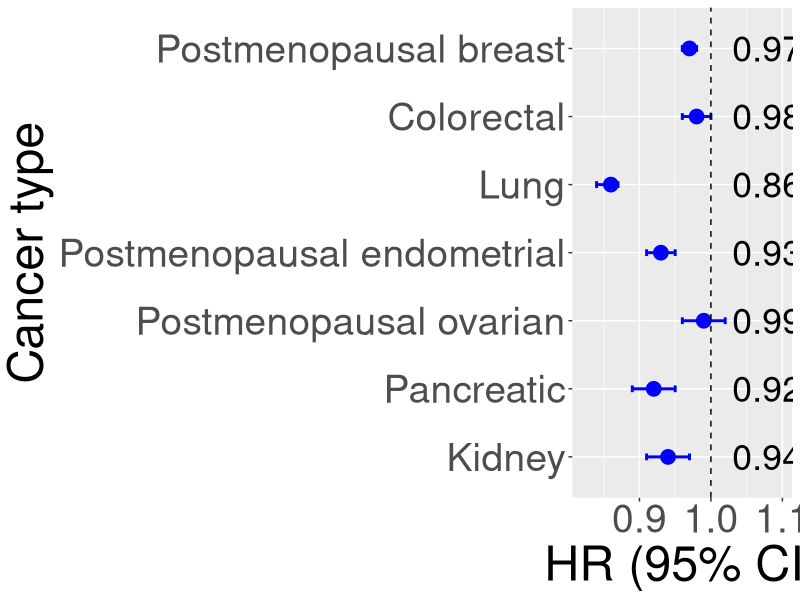

Generate this figure with R:
## ---- chunk 1
library(ggplot2)
## ---- chunk 2
label <- c("Postmenopausal breast", 
           "Colorectal",
           "Lung",
           "Postmenopausal endometrial",
           "Postmenopausal ovarian",
           "Pancreatic",
           "Kidney")
estimate <- c(0.97,0.98,0.86,0.93,0.99,0.92,0.94)
lower_ci <- c(0.96,0.96,0.84,0.91,0.96,0.89,0.91)
upper_ci <- c(0.98,1.00,0.87,0.95,1.02,0.95,0.97)

df <- data.frame(label, estimate, lower_ci, upper_ci)

# reverses the factor level ordering for labels after coord_flip()
df$label <- factor(df$label, levels=rev(df$label))

fp <- ggplot(data=df, aes(x=label, y=estimate, ymin=lower_ci, ymax=upper_ci)) +
        geom_pointrange(color="blue", size=1) + 
        geom_errorbar(aes(ymin=lower_ci, ymax=upper_ci),width=0.1, size=1, color="blue")+
        theme(text = element_text(size=35))+
        geom_hline(yintercept=1, lty=2) +  # add a dotted line at x=1 after flip
        coord_flip() +# flip coordinates (puts labels on y axis)
        xlab("Cancer type") + ylab("HR (95% CI)")
        theme_bw()   # use a white background
    
labpos <- c(1.03)
labels <- c()
for (i in 1:7) {
  labels[i] = paste(sprintf("%.2f", estimate[i]), "(", sprintf("%.2f", lower_ci[i]), "-", sprintf("%.2f", upper_ci[i]), ")")
}
 # c("0.97(0.96-0.98)", "0.98(0.97-1.00", "0.86(0.85-")
        
fp_labels <- fp + geom_text(size=9, aes(y=labpos, label=labels, hjust=0)) 
fp_with_labels <- fp_labels+ylim(c(0.82,1.10))

# save to png
png("C:/Users/sch044/OneDrive - UiT Office 365/R/Paper1_new/output/figure_1.png", width=1600, height=1200)
fp_with_labels
dev.off()

#save to pdf
#pdf("C:/Users/sch044/OneDrive - UiT Office 365/R/Paper1_new/output/forest_plot.pdf", width=20, height=20)
#print(fp_with_labels)
#dev.off()


